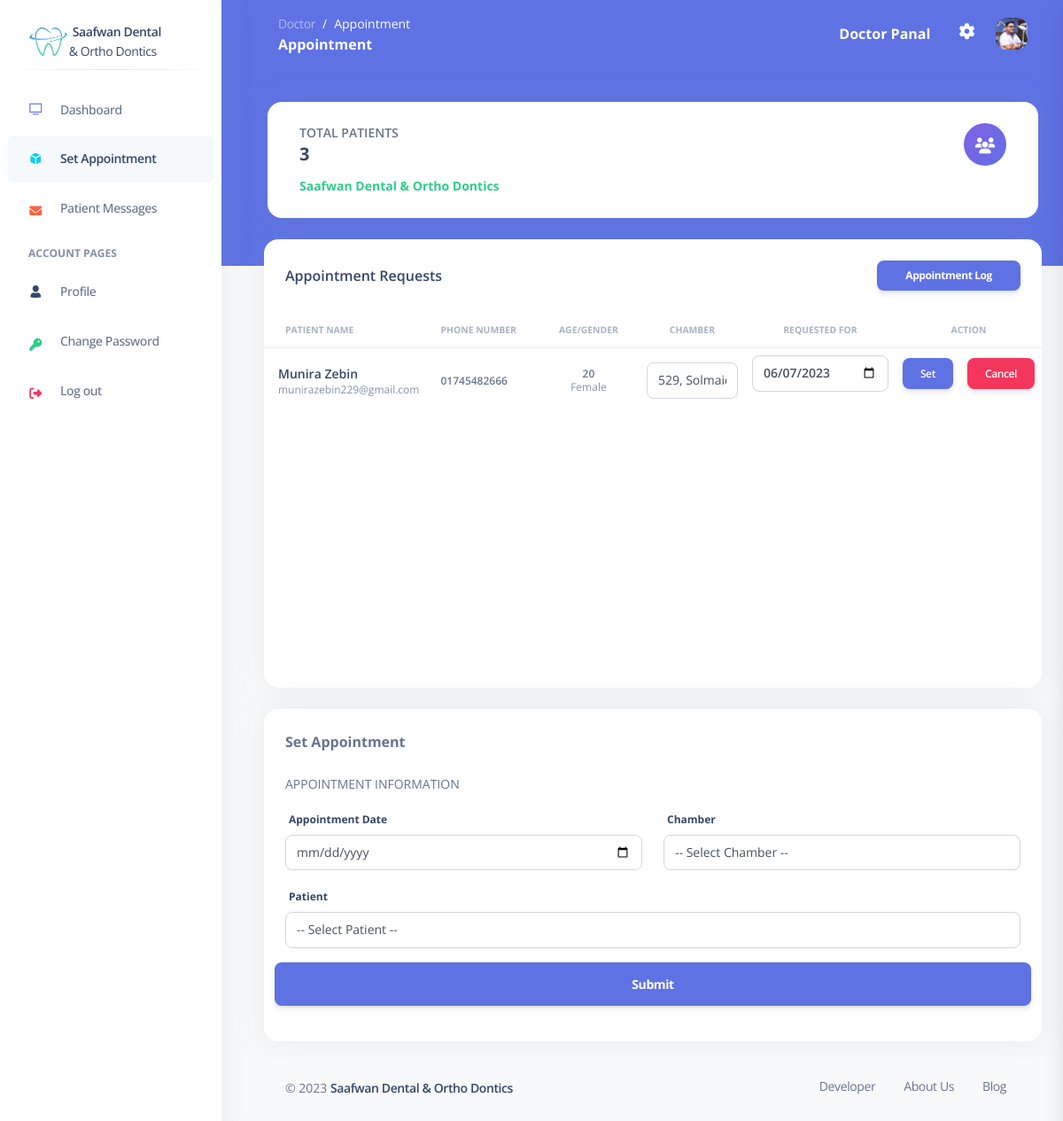
/View/doctor/appointment.php (signed in), run on the app's committed database.
### tables this page shows
CREATE TABLE `appointments` (
  `id` int(11) NOT NULL,
  `user` varchar(20) NOT NULL,
  `chamber` int(11) DEFAULT NULL,
  `appointment_at` date DEFAULT NULL,
  `created_at` date DEFAULT NULL,
  `cancel_at` date DEFAULT NULL,
  `status` varchar(10) DEFAULT NULL,
  `patient_id` int(11) DEFAULT NULL
);

CREATE TABLE `patients` (
  `id` int(11) NOT NULL,
  `name` varchar(50) NOT NULL,
  `phone` varchar(20) NOT NULL,
  `email` varchar(50) DEFAULT NULL,
  `password` varchar(20) NOT NULL,
  `age` int(200) DEFAULT NULL,
  `gender` varchar(10) DEFAULT NULL,
  `created_at` date DEFAULT NULL,
  `status` tinyint(1) DEFAULT NULL
);

CREATE TABLE `doctors` (
  `id` int(11) NOT NULL,
  `name` varchar(50) NOT NULL,
  `email` varchar(50) NOT NULL,
  `phone` varchar(20) NOT NULL,
  `password` varchar(20) NOT NULL,
  `created_at` date DEFAULT NULL,
  `deleted_at` date DEFAULT NULL,
  `chamber1` varchar(250) NOT NULL,
  `chamber2` varchar(250) DEFAULT NULL
);

### View/doctor/appointment.php (the view, shortened to what this page needs)
<?php
function chamber2($chamber)
{
    if ($chamber == '2') {
        return "selected";
    }
}
?>
<!DOCTYPE html>
<html lang="en">
<head>
    <link href="../../assets/css/nucleo-icons.css" rel="stylesheet" />
    <link href="../../assets/css/nucleo-svg.css" rel="stylesheet" />
    <link href="../../assets/css/nucleo-svg.css" rel="stylesheet" />
    <link id="pagestyle" href="../../assets/css/argon-dashboard.css?v=2.0.4" rel="stylesheet" />
</head>
<body class="g-sidenav-show   bg-gray-100">
    <aside class="sidenav bg-white navbar navbar-vertical navbar-expand-xs border-0 fixed-start " id="sidenav-main">
        <?php include("../components/doctorSidebar.php"); ?>
    </aside>
    <main class="main-content position-relative border-radius-lg ">
        <nav class="navbar navbar-main navbar-expand-lg px-0 mx-4 shadow-none border-radius-xl " id="navbarBlur" data-scroll="false">
            <div class="container-fluid py-1 px-3">
                <nav aria-label="breadcrumb">
                    <ol class="breadcrumb bg-transparent mb-0 pb-0 pt-1 px-0 me-sm-6 me-5">
                        <li class="breadcrumb-item text-sm"><a class="opacity-5 text-white" href="javascript:;">Doctor</a></li>
                        <li class="breadcrumb-item text-sm text-white active" aria-current="page">Appointment</li>
                    </ol>
                    <h6 class="font-weight-bolder text-white mb-0">Appointment</h6>
                </nav>
                <div class="collapse navbar-collapse mt-sm-0 mt-2 me-md-0 me-sm-4" id="navbar">
                    <div class="ms-md-auto pe-md-3 d-flex align-items-center">
                        <div class="input-group">
                            <h6 class="font-weight-bolder text-white mb-0">Doctor Panal</h6>
                        </div>
                    </div>
                    <ul class="navbar-nav  justify-content-end">
                        <li class="nav-item px-3 d-flex align-items-center">
                            <a href="javascript:;" class="nav-link text-white p-0">
                                <i class="fa fa-cog fixed-plugin-button-nav cursor-pointer text-lg"></i>
                            </a>
                        </li>
                        <li class="nav-item ps-2 d-flex align-items-center dropdown">
                            <a href="javascript:;" class="nav-link text-body p-0" id="dropdownMenuButton" data-bs-toggle="dropdown" aria-expanded="false">
                                <img src="../../assets/img/profile.jpg" class="avatar avatar-sm" alt="avatar" />
                            </a>
                        </li>
                    </ul>
                </div>
            </div>
        </nav>
        <div class="container-fluid py-4">
            <div class="row mx-1 my-3">
                <div class="card">
                    <div class="card-body">
                        <div class="row">
                            <div class="col-8">
                                <div class="numbers">
                                    <p class="text-sm mb-0 text-uppercase font-weight-bold">Total Patients</p>
                                    <h5 class="font-weight-bolder">
                                        <?php echo $patients->num_rows ?>
                                    </h5>
                                    <p class="mb-0">
                                        <span class="text-success text-sm font-weight-bolder">Saafwan Dental & Ortho Dontics</span>
                                    </p>
                                </div>
                            </div>
                            <div class="col-4 text-end">
                                <div class="icon icon-shape bg-gradient-primary shadow-primary text-center rounded-circle">
                                    <i class="fas fa-users text-lg opacity-10" aria-hidden="true"></i>
                                </div>
                            </div>
                        </div>
                    </div>
                </div>
            </div>
            <div class="row my-4">
                <div class="col-lg-12 col-md-6 mb-4">
                    <div class="card mb-4 h-100">
                        <form action="appointmentHistory.php">
                            <div class="d-flex align-items-center">
                                <h6 class="m-4">Appointment Requests</h6>
                                <button class="btn btn-primary btn-sm ms-auto m-4">Appointment Log</button>
                            </div>
                        </form>
                        <div class="card-body px-0 pt-0 pb-2" style="height: 50vh; overflow-y: scroll;">
                            <div class="table-responsive p-0">
                                <table class="table align-items-center mb-0">
                                    <thead>
                                        <tr>
                                            <th class="text-uppercase text-secondary text-xxs font-weight-bolder opacity-7">Patient Name</th>
                                            <th class="text-uppercase text-secondary text-xxs font-weight-bolder opacity-7 ps-2">Phone Number</th>
                                            <th class="text-center text-uppercase text-secondary text-xxs font-weight-bolder opacity-7">Age/Gender</th>
                                            <th class="text-center text-uppercase text-secondary text-xxs font-weight-bolder opacity-7">Chamber</th>
                                            <th class="text-center text-uppercase text-secondary text-xxs font-weight-bolder opacity-7">Requested for</th>
                                            <th class="text-center text-uppercase text-secondary text-xxs font-weight-bolder opacity-7" colspan="2">Action</th>
                                        </tr>
                                    </thead>
                                    <tbody>
                                        <?php
                                        if ($appointmentReq->num_rows > 0) {
                                            while ($data = $appointmentReq->fetch_assoc()) {
                                                echo "
                                                <tr>
                                                    <td>
                                                        <div class='d-flex px-2 py-1'>
                                                            <div class='d-flex flex-column justify-content-center'>
                                                                <h6 class='mb-0 text-sm'>" . $data['name'] . "</h6>
                                                                <p class='text-xs text-secondary mb-0'>" . $data['email'] . "</p>
                                                            </div>
                                                        </div>
                                                    </td>
                                                    <td>
                                                        <p class='text-xs font-weight-bold mb-0'>" . $data['phone'] . "</p>
                                                    </td>
                                                    <td class='align-middle text-center text-sm'>
                                                        <p class='text-xs font-weight-bold mb-0'>" . $data['age'] . "</p>
                                                        <p class='text-xs text-secondary mb-0'>" . $data['gender'] . "</p>
                                                    </td>
                                                    <form action='../../Controller/doctor/appointmentReqController.php' method='POST'>
                                                        <input type='number' name='id' value='" . $data['id'] . "' hidden>
                                                        <td class='align-middle text-center text-sm'>
                                                            <select name='chamber' class='form-control'>
                                                                <option value='1' " . chamber1($data['chamber']) . ">" . $doc['chamber1'] . "</option>
                                                                <option value='2' " . chamber2($data['chamber']) . ">" . $doc['chamber2'] . "</option>
                                                            </select>
                                                        </td>
                                                        <td class='d-flex flex-column align-items-center'>
                                                            <input type='date' class='form-control font-weight-bold' name='appointment-at' value='" . $data['appointment_at'] . "'>
                                                            <p class='text-xs text-danger'>" . dateNull() . "</p>
                                                        </td>
                                                        <td style='text-align: right;'>
                                                            <button type='submit' class='font-weight-bold text-xs btn btn-primary' data-toggle='tooltip' data-original-title='Edit user'>
                                                                Set
                                                            </button>
                                                        </td>
                                                    </form>
                                                    <td style='text-align: left;'>
                                                        <a class='font-weight-bold text-xs btn btn-danger' href='../../Controller/doctor/appointmentCancelController.php?appointment=" . $data['id'] . "'>
                                                            Cancel
                                                        </a>
                                                    </td>
                                                </tr>
                                                ";
                                            }
                                        }
                                        ?>
                                    </tbody>
                                </table>
                            </div>
                        </div>
                    </div>
                </div>
                <div class="col-md-12">
                    <div class="card">
                        <div class="card-header pb-0">
                            <div class="d-flex align-items-center">
                                <p class="mb-0"><b>Set Appointment</b></p>
                            </div>
                        </div>
                        <form action="../../Controller/doctor/appointmentSetController.php" method="POST">
                            <div class="card-body" id="app">
                                <p class="text-uppercase text-sm">Appointment Information</p>
                                <div class="row">
                                    <div class="col-md-6">
                                        <div class="form-group">
                                            <label for="example-text-input" class="form-control-label">Appointment Date</label>
                                            <input class="form-control" type="date" name="appointment-date" required>
                                        </div>
                                    </div>
                                    <div class="col-md-6">
                                        <div class="form-group">
                                            <label for="example-text-input" class="form-control-label">Chamber</label>
                                            <select class="form-control" name="chamber" id="" required>
                                                <option value="" disabled selected>-- Select Chamber --</option>
                                            </select>
                                        </div>
                                    </div>
                                    <div class="col-md-12">
                                        <div class="form-group">
                                            <label for="example-text-input" class="form-control-label">Patient</label>
                                            <select class="form-control" name="patient-id" id="" required>
                                                <option value="" disabled selected>-- Select Patient --</option>
                                            </select>
                                        </div>
                                    </div>
                                    <button class="btn btn-primary btn-lg ms-auto" type="submit">Submit</button>
                                </div>
                            </div>
                        </form>
                    </div>
                </div>
                <?php include("../components/doctorFooter.php"); ?>
            </div>
    </main>
</body>
</html>

### Assets/css/nucleo-svg.css (style rules this page uses)
.icon { display: inline-block; color: #111111; height: 1em; width: 1em; }
.icon { fill: currentColor; stroke: none; }

### data on the page
appointments: patient.name "Munira Zebin", patient.email "munirazebin229@gmail.com", patient.phone "01745482666", patient.age "20", patient.gender "Female", chamber "529, Solmaid, Dhaka, Bangladesh", appointment-at "06/07/2023"

### other printed values
$patients->num_rows "3"
